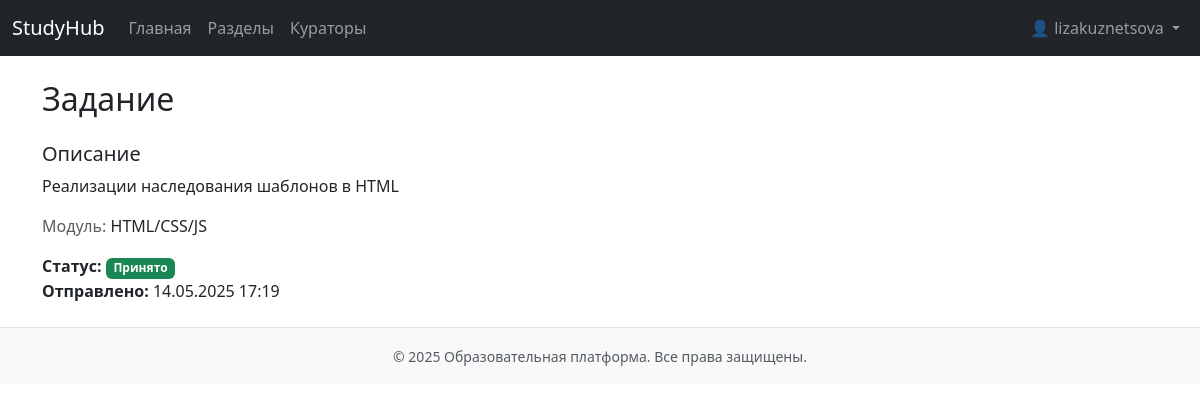
The app's page /assignments/2/ (signed in) with its own data.
### app/models.py (models this page shows, shortened)
class Users(AbstractBaseUser, PermissionsMixin):
    first_name = models.CharField(max_length=100, verbose_name="Имя", blank=True)
    last_name = models.CharField(max_length=100, verbose_name="Фамилия", blank=True)
    middle_name = models.CharField(max_length=100, verbose_name="Отчество", blank=True)
    username = models.CharField(max_length=150, unique=True)
    password = models.CharField(max_length=255)
    is_active = models.BooleanField(default=True)
    is_staff = models.BooleanField(default=False)
    is_superuser = models.BooleanField(default=False)
    last_login = models.DateTimeField(null=True, blank=True)
    date_joined = models.DateTimeField(auto_now_add=True)
    createdat = models.DateTimeField(auto_now_add=True)
    groups = models.ManyToManyField(Group, related_name='customuser_set', blank=True)
    user_permissions = models.ManyToManyField(Permission, related_name='customuser_permissions', blank=True)
    favorites = models.ManyToManyField('Program', related_name='favorited_by', blank=True)
    USERNAME_FIELD = 'username'
    objects = UserManager()
    class Meta:
        db_table = 'users'

class Assignment(models.Model):
    module = models.ForeignKey(Module, on_delete=models.CASCADE, related_name='assignments')
    title = models.CharField(max_length=200)
    description = models.TextField()

class Module(models.Model):
    name = models.CharField(max_length=100)
    description = models.TextField()
    section = models.ForeignKey(Section, on_delete=models.CASCADE, related_name='modules')

class AssignmentSubmission(models.Model):
    assignment = models.ForeignKey(Assignment, on_delete=models.CASCADE, related_name='submissions')
    user = models.ForeignKey(Users, on_delete=models.CASCADE)
    answer_text = models.TextField(blank=True)
    answer_file = models.FileField(upload_to='submissions/', blank=True, null=True)
    status = models.CharField(max_length=20, choices=[
        ('submitted', 'Отправлено'),
        ('accepted', 'Принято'),
        ('rejected', 'Требует доработки')
    ], default='submitted')
    submitted_at = models.DateTimeField(auto_now_add=True)

### app/views.py (the view)
# urls.py: path('assignments/<int:pk>/', views.assignment_detail, name='assignment_detail'),
@login_required
@user_passes_test(is_participant)
def assignment_detail(request, pk):
    assignment = get_object_or_404(Assignment, pk=pk)
    submission = AssignmentSubmission.objects.filter(user=request.user, assignment=assignment).first()
    status = submission.status if submission else None
    is_locked = status in ['submitted', 'accepted']  # Заблокировано полностью
    is_editable = status in [None, 'rejected']       # Можно редактировать
    if request.method == 'POST':
        if not is_editable:
            messages.warning(request, 'Вы не можете изменить это задание.')
            return redirect('assignment_detail', pk=pk)
        form = AssignmentSubmissionForm(request.POST, request.FILES, instance=submission)
        if form.is_valid():
            new_submission = form.save(commit=False)
            new_submission.user = request.user
            new_submission.assignment = assignment
            new_submission.status = 'submitted'
            new_submission.save()
            messages.success(request, 'Ответ отправлен на проверку.')
            return redirect('assignments')
    else:
        form = AssignmentSubmissionForm(instance=submission)
    return render(request, 'assignment_detail.html', {
        'assignment': assignment,
        'submission': submission,
        'form': form,
        'is_locked': is_locked,
        'status': status,
    })

### app/context_processors.py (called while the page is built)
def user_roles(request):
    if not request.user.is_authenticated:
        return {
            'is_admin': False,
            'is_curator': False,
            'is_user': False,
        }
    is_admin_user = request.user.is_superuser or request.user.groups.filter(name='Администратор').exists()
    is_curator_user = False
    is_participant_user = False
    if not is_admin_user:
        is_curator_user = request.user.groups.filter(name='Куратор').exists()
        if not is_curator_user:
            is_participant_user = request.user.groups.filter(name='Пользователь').exists()
    return {
        'is_admin': is_admin_user,
        'is_curator': is_curator_user,
        'is_user': is_participant_user,
    }

### app/forms.py (called while the page is built)
    def apply_bootstrap(self):
        for name, field in self.fields.items():
            widget = field.widget
            if isinstance(widget, forms.FileInput):
                widget.attrs.update({'class': 'form-control'})
            elif isinstance(widget, forms.Select):
                widget.attrs.update({'class': 'form-select'})
            elif isinstance(widget, forms.CheckboxInput):
                widget.attrs.update({'class': 'form-check-input'})
            elif isinstance(widget, forms.Textarea):
                widget.attrs.update({'class': 'form-control', 'rows': 4})
            else:
                widget.attrs.update({'class': 'form-control'})
            if not field.label:
                field.label = name.replace('_', ' ').capitalize()

### app/views.py (called while the page is built)
def in_group(user, name): return user.groups.filter(name=name).exists()

def is_participant(user): return in_group(user, 'Пользователь')

### app/templates/assignment_detail.html (shortened to what this page needs)
{% extends 'base.html' %}
{% block content %}
<h2 class="mb-4">{{ assignment.title }}</h2>
<div class="mb-3">
    <h5>Описание</h5>
    <p>{{ assignment.description }}</p>
    <p><span class="text-muted">Модуль:</span> {{ assignment.module.name }}</p>
</div>
{% if submission %}
    <div class="mb-4">
        <strong>Статус:</strong>
        {% if submission.status == 'accepted' %}
            <span class="badge bg-success">Принято</span>
        {% elif submission.status == 'submitted' %}
            <span class="badge bg-warning text-dark">На проверке</span>
        {% elif submission.status == 'rejected' %}
            <span class="badge bg-danger">Требует доработки</span>
        {% endif %}
        <br>
        <strong>Отправлено:</strong> {{ submission.submitted_at|date:"d.m.Y H:i" }}
    </div>
{% endif %}
{% endblock %}

### app/templates/header.html (shortened to what this page needs)
<nav class="navbar navbar-expand-lg navbar-dark bg-dark">
    <div class="container-fluid">
      <a class="navbar-brand" href="{% url 'index' %}">StudyHub</a>
      <div class="collapse navbar-collapse" id="navbarNav">
        <ul class="navbar-nav me-auto">
          {% if user.is_authenticated %}
            <li class="nav-item"><a class="nav-link" href="{% url 'index' %}">Главная</a></li>
            <li class="nav-item"><a class="nav-link" href="{% url 'sections' %}">Разделы</a></li>
            <li class="nav-item"><a class="nav-link" href="{% url 'curators' %}">Кураторы</a></li>
          {% endif %}
        </ul>
        <ul class="navbar-nav">
          {% if user.is_authenticated %}
            <li class="nav-item dropdown">
              <a class="nav-link dropdown-toggle" href="#" id="profileDropdown" role="button" data-bs-toggle="dropdown" aria-expanded="false">
                👤 {{ user.get_full_name|default:user.username }}
              </a>
            </li>
          {% else %}
            <li class="nav-item"><a class="nav-link" href="{% url 'login' %}">Войти</a></li>
            <li class="nav-item"><a class="nav-link" href="{% url 'register' %}">Регистрация</a></li>
          {% endif %}
        </ul>
      </div>
    </div>
  </nav>

### records on screen
Users: get_full_name "lizakuznetsova"
Assignment: title "Задание", description "Реализации наследования шаблонов в HTML", module.name "HTML/CSS/JS"
AssignmentSubmission: submitted_at "14.05.2025 17:19"

### other values on screen
{{ year|default:2025 }} "2025"
